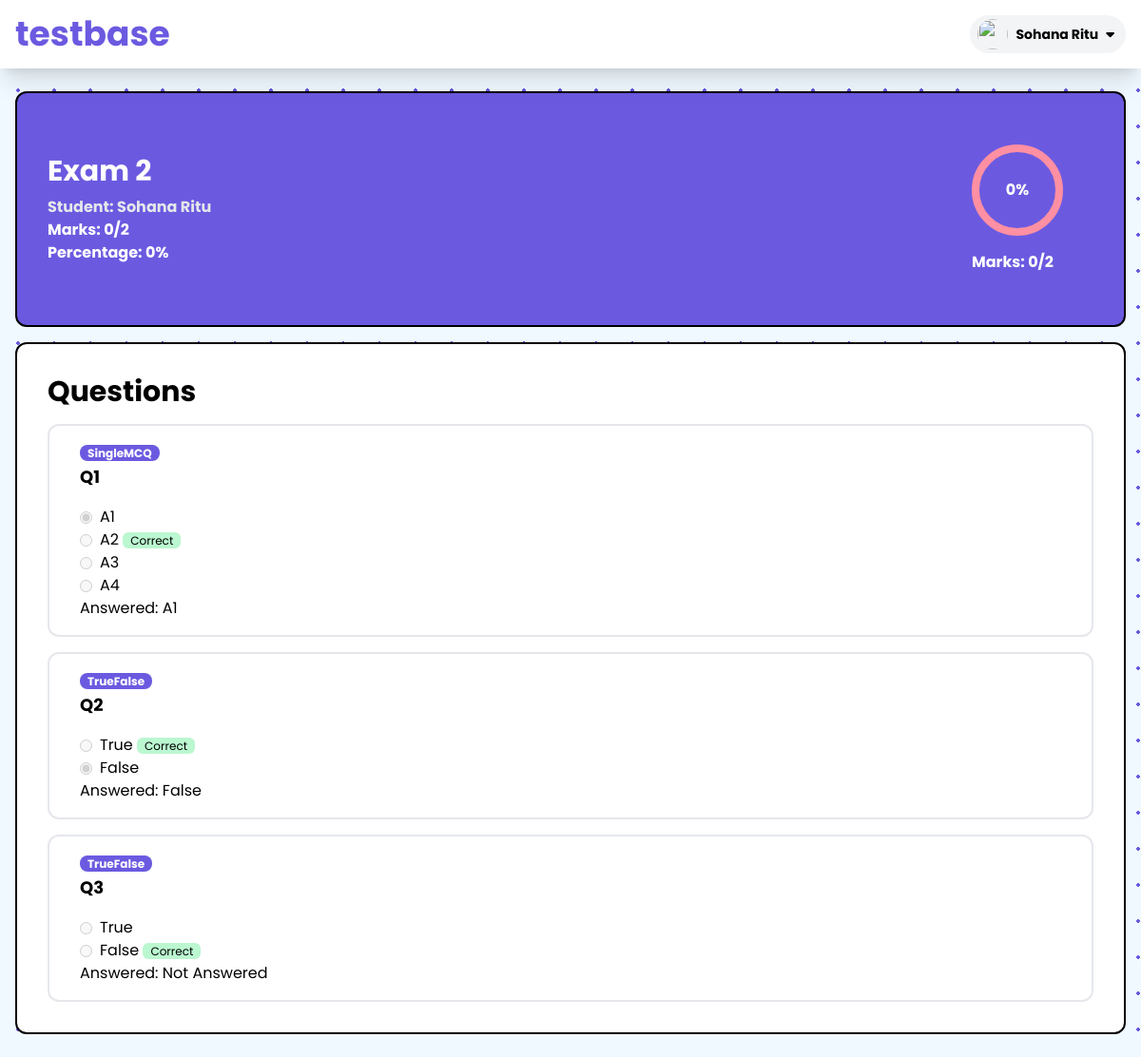
/home/exam/10/reportcard (signed in), run on the app's committed database.
### exam/models.py (models this page shows, shortened)
class Exam(models.Model):
    classes = models.ForeignKey(Class, related_name='exams', on_delete=models.CASCADE)
    name = models.CharField(max_length=100)
    date = models.DateField(default=None)
    start_time = models.TimeField(default=None)
    end_time = models.TimeField(default=None)
    duration = models.IntegerField(default=60, null=True, blank=True)
    instruction = models.TextField(null=True, blank=True)
    file = models.FileField(upload_to='exam_files', null=True, blank=True)

class AnswerSheet(models.Model):
    STATUS_TYPE = (
        ('NOT_STARTED', 'NOT_STARTED'),
        ('STARTED', 'STARTED'),
        ('SUBMITTED', 'SUBMITTED'),
    )
    exam = models.ForeignKey(Exam, related_name='answer_sheets', on_delete=models.CASCADE)
    student = models.ForeignKey(settings.AUTH_USER_MODEL, related_name='answersheets', on_delete=models.CASCADE)
    status = models.CharField(max_length=100, choices=STATUS_TYPE, default='NOT_STARTED')
    mark = models.IntegerField(default=0, null=True, blank=True)
    total_marks = models.IntegerField(default=0, null=True, blank=True)
    percentage = models.IntegerField(default=0, null=True, blank=True)

class Answer(models.Model):
    answersheet = models.ForeignKey(AnswerSheet, related_name='answers', on_delete=models.CASCADE)
    question = models.ForeignKey('Question', related_name='answers', on_delete=models.CASCADE)
    answer = models.TextField()
    is_correct = models.BooleanField(default=False)
    mark = models.IntegerField(default=(1 if is_correct else 0))
    answered = models.BooleanField(default=False)

class Question(models.Model):
    exam = models.ForeignKey(Exam, related_name='questions', on_delete=models.CASCADE)
    QUESTION_TYPE = (
        ('SingleMCQ', 'SingleMCQ'),
        ('MultipleMCQ', 'MultipleMCQ'),
        ('TrueFalse', 'TrueFalse'),
        ('Subjective', 'Subjective'),
    )
    question = models.TextField()
    question_type = models.CharField(max_length=100, choices=QUESTION_TYPE)
    mark = models.IntegerField(default=1)
    options = models.ManyToManyField('Option', related_name='questions', blank=True)

class Option(models.Model):
    option = models.TextField()
    is_correct = models.BooleanField(default=False)

### exam/views.py (the view)
# urls.py: path('exam/<int:exam_id>/reportcard', reportcardView, name='reportcard'),
def reportcardView(request,exam_id, student_id=None):
    if request.user.id == Exam.objects.get(id=exam_id).classes.teacher.id and not student_id:
        exam = Exam.objects.get(id=exam_id)
        if AnswerSheet.objects.filter(student=request.user.id).exists():
            AnswerSheet.objects.filter(student = request.user.id).delete()
        answersheet = AnswerSheet.objects.filter(exam=exam)
        data = {"exam": exam, "answersheet": answersheet}
        return render (request, 'exam/reportcard.html', data)
    elif request.user.id == Exam.objects.get(id=exam_id).classes.teacher.id and student_id:
        student_id = student_id
    else:
        student_id = request.user.id
    student = User.objects.get(id=student_id)
    exam = Exam.objects.get(id=exam_id)
    questions = Question.objects.filter(exam=exam_id)
    if not AnswerSheet.objects.filter(exam=exam, student=student_id).exists():
        AnswerSheet.objects.create(exam=Exam.objects.get(id=exam_id), student=request.user, status="SUBMITTED")
    answersheet = AnswerSheet.objects.get(exam=exam, student=student_id)
    for question in questions:
        if not (Answer.objects.filter(answersheet=answersheet, question=question).exists()):
            Answer.objects.create(answersheet=answersheet, question=question, answer="Not Answered", mark=0, is_correct=False, answered=False)
    answersheet = AnswerSheet.objects.get(exam=exam, student=student_id)
    a = Answer.objects.filter(answersheet=answersheet)
    data = {"exam": exam, "answersheet": answersheet, "answers": a, "student": student}
    return render(request, 'exam/singlereportcard.html', data)

### templates/exam/singlereportcard.html (shortened to what this page needs)
{%extends "exam/base.html" %} {% load static %} {% block content %}
<div class="max-w-7xl mx-auto my-2 p-4">
    <div class="card bg-primary w-full rounded-xl text-white font-bold border-2 border-black flex justify-between items-center">
        <div class="px-8 py-16">
            <h1 class="text-3xl font-bold">{{exam.name}}</h1>
            <p class="text-md mt-1 text-gray-200">
                Student: {{student.first_name}} {{student.last_name}}
            </p>
            <p>
                Marks: {{answersheet.mark}}/{{answersheet.total_marks}}
            </p>
            <p>
                Percentage: {{answersheet.percentage}}%
            </p>
        </div>
        <div class="pr-16">
            <div class="mb-4 h-24 w-24 rounded-full border-8 border-tertiary flex flex-col items-center justify-center font-bold">
                <span>{{answersheet.percentage}}%</span>
            </div>
            <span>
                Marks: {{answersheet.mark}}/{{answersheet.total_marks}}
            </span>
        </div>
    </div>
    <div>
        <div class="card bg-white w-full rounded-xl mt-4 border-2 border-black">
            <div class="p-8">
                <div class="flex justify-between items-center">
                    <h1 class="text-3xl font-bold">Questions</h1>
                </div>
                <div class="mt-4">
                    {% for answer in answers %}
                    <div class="card bg-white w-full rounded-xl mt-4 border-2">
                        <div class="px-8 py-4">
                            <span class="mb-1 bg-primary text-white font-bold rounded-lg px-2 text-xs" id="qtype{{question.id}}">{{answer.question.question_type}}</span>
                            <div class="flex justify-start gap-8">
                                <h1 id="q{{question.id}}" class="text-lg font-bold prose prose-slate">{{answer.question.question | safe}}</h1>
                            </div>
                            <div class="mt-4">
                                <div class="flex flex-col">
                                    {% for option in answer.question.options.all %}
                                    <div class="flex items-center">
                                        {% if option.option == answer.answer %}
                                        <input
                                            type="radio"
                                            id="answer"
                                            class="mr-2 text-primary"
                                            disabled
                                            checked
                                        />
                                        {% else %}
                                        <input
                                            type="radio"
                                            id="answer"
                                            class="mr-2 text-primary"
                                            disabled
                                        />
                                        {% endif %}
                                        <label for="answer1"
                                            > <span class="{{question.id}}answer">{{option.option}}</span>
                                            {% if option.is_correct %}
                                            <span id="" class="text-xs px-2 rounded-md bg-green-200">Correct</span>
                                            {% endif %}
                                            </label
                                        >
                                    </div>
                                    {% endfor %}
                                    <p>Answered: {{answer.answer}}</p>
                                </div>
                            </div>
                        </div>
                    </div>
                        {% endfor %}
                </div>
            </div>
        </div>
    </div>
    </div>
    {%endblock%}

### templates/reusable/exam_header.html (shortened to what this page needs)
{% load static %}
<div class="sticky top-0 max-w-screen bg-white py-4 shadow-xl">
    <div class="max-w-7xl px-4 flex justify-between items-center mx-auto">
        <div>
            <a href="/home" class="text-4xl text-primary font-bold">testbase</a>
        </div>
        <div class="relative ml-3">
            <div>
                <button
                    type="button"
                    class="flex max-w-xs items-center rounded-full bg-gray-100 py-1 px-2 gap-2 text-sm focus:outline-none focus:ring-2 focus:ring-white focus:ring-offset-2 focus:ring-offset-gray-800"
                    id="user-menu-button"
                    aria-expanded="false"
                    aria-haspopup="true"
                    onclick="profileheaderModal()"
                >
                    <img
                        class="h-8 w-8 rounded-full"
                        src="https://www.clipartmax.com/png/middle/171-1717870_stockvader-predicted-cron-for-may-user-profile-icon-png.png"
                        alt=""
                    />
                    <p>
                        {% if request.user.first_name != "" %}
                        <span class="font-bold">
                            {{request.user.first_name}}
                            {{request.user.last_name}}
                        </span>
                        {% else %}
                        <span class="font-bold">{{request.user.username}}</span>
                        {% endif %}
                    </p>
                    <i class="fa-solid fa-caret-down mr-1"></i>
                </button>
            </div>
        </div>
    </div>
</div>

### static/exam/base.css (style rules this page uses)
.polkabg { background-image: radial-gradient( #6b5ae0 1.6500000000000001px, #f0f9ff 1.6500000000000001px ); background-size: 38px 38px; }

### data on the page
Exam: name "Exam 2"
AnswerSheet: mark "0", total_marks "2", percentage "0"
Answer: question.question_type "SingleMCQ", question.question "Q1", answer "A1"
Option: option "A1"
Option: option "A2", is_correct "Correct"
Option: option "A3"
Option: option "A4"
Answer: question.question_type "TrueFalse", question.question "Q2", answer "False"
Option: option "True", is_correct "Correct"
Option: option "False"
Answer: question.question_type "TrueFalse", question.question "Q3", answer "Not Answered"
Option: option "True"
Option: option "False", is_correct "Correct"

### other printed values
{{ request.user.first_name }} "Sohana"
{{ request.user.last_name }} "Ritu"
{{ student.first_name }} "Sohana"
{{ student.last_name }} "Ritu"
